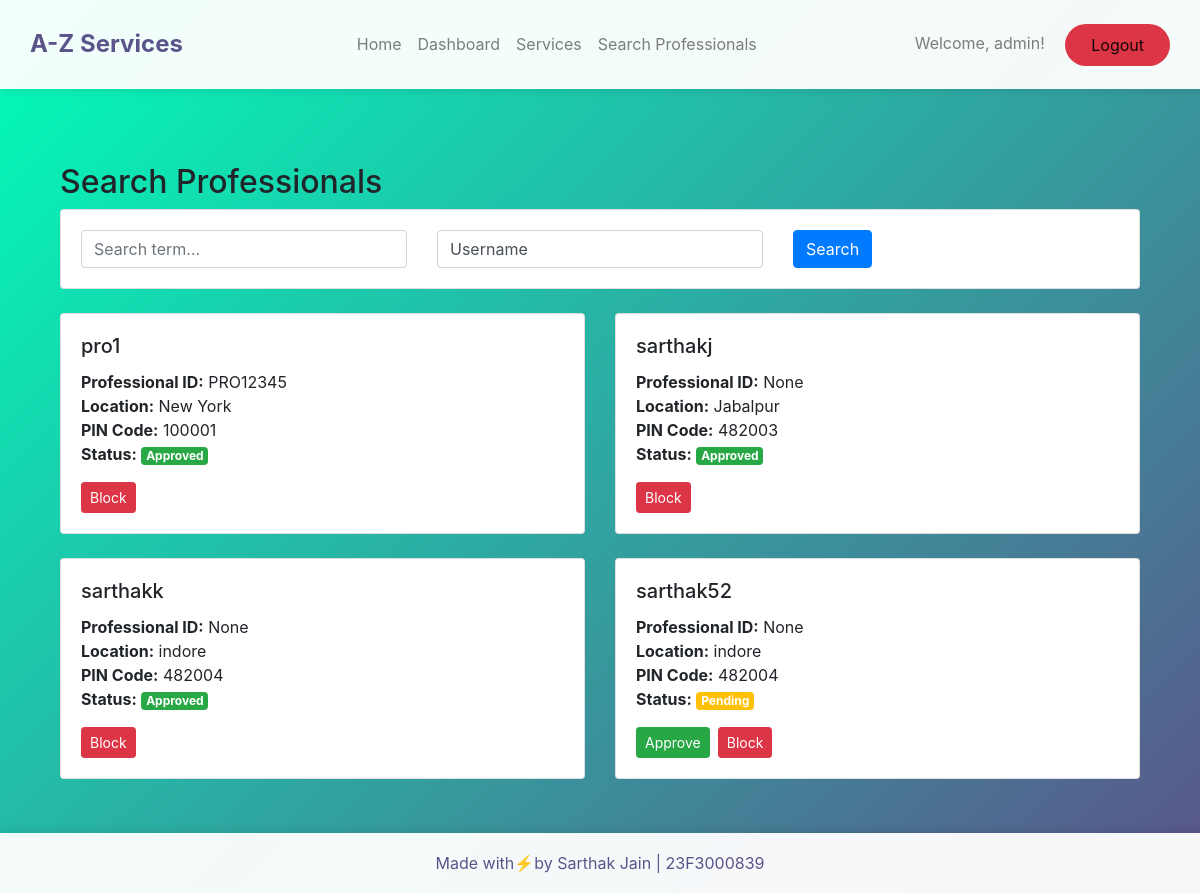
Before: /admin/search_professionals (signed in) with the older database file.
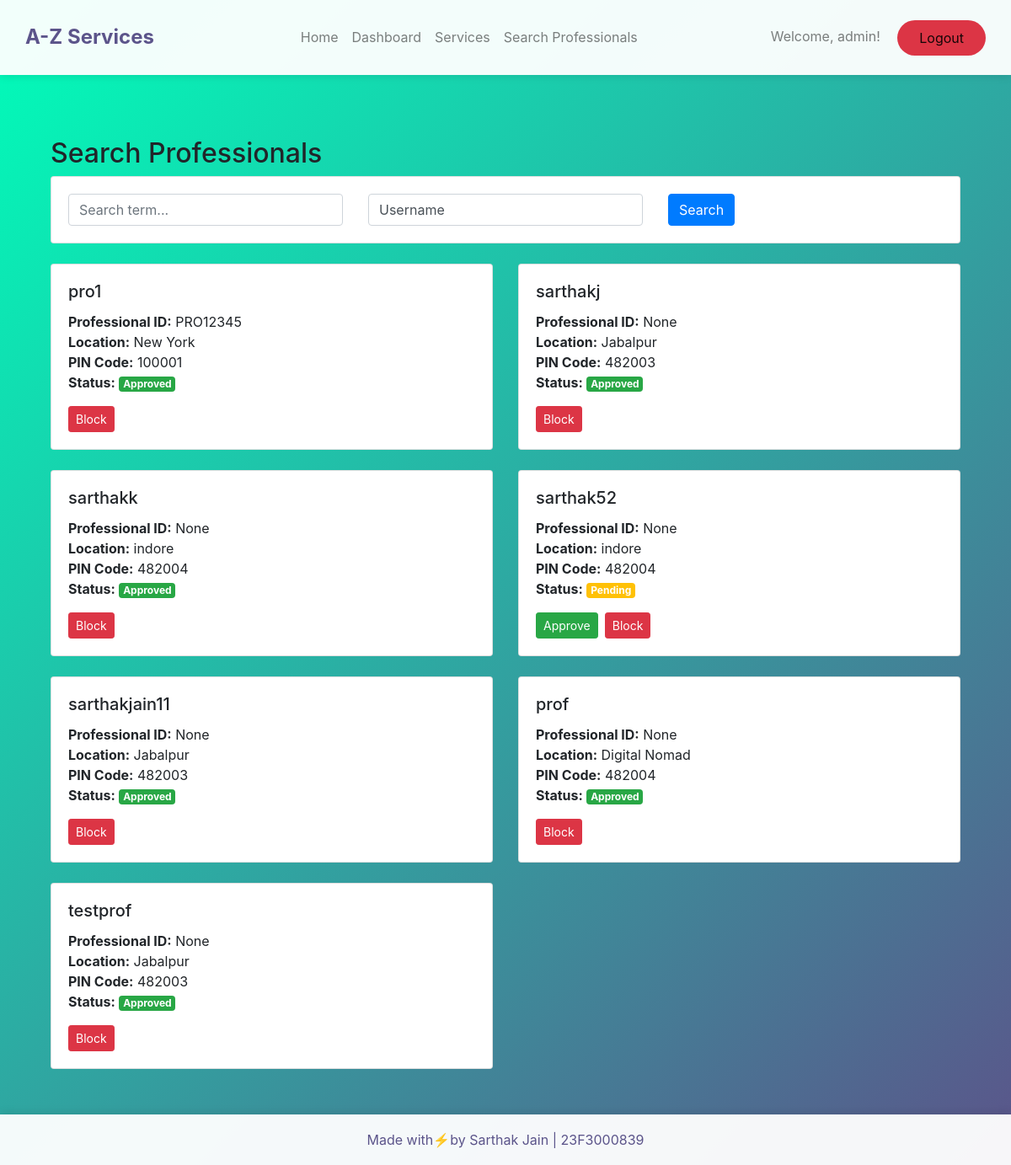
After: the same page with the newer database file.
### app/models.py (models this page shows, shortened)
class User(UserMixin, db.Model):
    __tablename__ = 'user'
    id = db.Column(db.Integer, primary_key=True)
    username = db.Column(db.String(80), unique=True, nullable=False)
    password = db.Column(db.String(120), nullable=False)
    role = db.Column(db.String(20), nullable=False)  # 'admin', 'professional', 'customer'
    is_approved = db.Column(db.Boolean, default=False)
    is_blocked = db.Column(db.Boolean, default=False)
    average_rating = db.Column(db.Float, default=0.0)
    location = db.Column(db.String(100))
    pincode = db.Column(db.String(6))
    professional_id = db.Column(db.String(8), unique=True)  # For format PRO12345
    service_requests_made = db.relationship('ServiceRequest',
                                          foreign_keys='ServiceRequest.customer_id',
                                          backref='customer')
    service_requests_received = db.relationship('ServiceRequest',
                                              foreign_keys='ServiceRequest.professional_id',
                                              backref='professional')
    reviews_given = db.relationship('Review',
                                  foreign_keys='Review.customer_id',
                                  backref='reviewer')
    reviews_received = db.relationship('Review',
                                     foreign_keys='Review.professional_id',
                                     backref='reviewed_professional')

### app/views/admin.py (the view)
@admin_bp.route('/search_professionals', methods=['GET', 'POST'])
@admin_required
def search_professionals():
    from app.forms import ProfessionalSearchForm
    form = ProfessionalSearchForm()
    if form.validate_on_submit():
        search_term = form.search_term.data
        search_type = form.search_type.data
        query = User.query.filter_by(role='professional')
        if search_term:
            if search_type == 'username':
                query = query.filter(User.username.ilike(f'%{search_term}%'))
            elif search_type == 'professional_id':
                query = query.filter(User.professional_id.ilike(f'%{search_term}%'))
            elif search_type == 'location':
                query = query.filter(User.location.ilike(f'%{search_term}%'))
            elif search_type == 'pincode':
                query = query.filter(User.pincode == search_term)
        professionals = query.all()
    else:
        professionals = User.query.filter_by(role='professional').all()
    return render_template('admin/search_professionals.html',
                         form=form,
                         professionals=professionals)

### app/forms.py
class ProfessionalSearchForm(FlaskForm):
    search_term = StringField('Search', validators=[Optional()])
    search_type = SelectField('Search By',
                            choices=[
                                ('username', 'Username'),
                                ('professional_id', 'Professional ID'),
                                ('location', 'Location'),
                                ('pincode', 'PIN Code')
                            ])
    submit = SubmitField('Search')

### app/__init__.py (called while the page is built)
def create_app(config_class=Config):
    app = Flask(__name__)
    app.config.from_object(config_class)
    db.init_app(app)
    migrate.init_app(app, db)
    login_manager.init_app(app)
    login_manager.login_view = 'main.login'
    from .models import User
    @login_manager.user_loader
    def load_user(user_id):
        return User.query.get(int(user_id))
    from .views.admin import admin_bp
    from .views.customer import customer_bp
    from .views.professional import professional_bp
    from .routes import main_bp
    app.register_blueprint(admin_bp, url_prefix='/admin')
    app.register_blueprint(customer_bp, url_prefix='/customer')
    app.register_blueprint(professional_bp, url_prefix='/professional')
    app.register_blueprint(main_bp)
    with app.app_context():
        db.create_all()
    return app

### app/views/admin.py (called while the page is built)
def admin_required(f):
    @wraps(f)
    @login_required
    def decorated_function(*args, **kwargs):
        if not current_user.role == 'admin':
            flash('You must be an admin to access this page.', 'danger')
            return redirect(url_for('main.index'))
        return f(*args, **kwargs)
    return decorated_function

### app/templates/admin/search_professionals.html (shortened to what this page needs)
{% extends "layout.html" %}
{% block content %}
<div class="container mt-4">
    <h2>Search Professionals</h2>
    <div class="card mb-4">
        <div class="card-body">
            <form method="GET" class="row g-3">
                <div class="col-md-4">
                    {{ form.search_term(class="form-control", placeholder="Search term...") }}
                </div>
                <div class="col-md-4">
                    {{ form.search_type(class="form-control") }}
                </div>
                <div class="col-md-4">
                    {{ form.submit(class="btn btn-primary") }}
                </div>
            </form>
        </div>
    </div>
    <div class="row">
        {% for professional in professionals %}
        <div class="col-md-6 mb-4">
            <div class="card">
                <div class="card-body">
                    <h5 class="card-title">{{ professional.username }}</h5>
                    <p class="card-text">
                        <strong>Professional ID:</strong> {{ professional.professional_id }}<br>
                        <strong>Location:</strong> {{ professional.location }}<br>
                        <strong>PIN Code:</strong> {{ professional.pincode }}<br>
                        <strong>Status:</strong>
                        {% if professional.is_approved %}
                            <span class="badge bg-success">Approved</span>
                        {% else %}
                            <span class="badge bg-warning">Pending</span>
                        {% endif %}
                    </p>
                    <div class="d-flex gap-2">
                        {% if not professional.is_approved %}
                        <form action="{{ url_for('admin.approve_professional', user_id=professional.id) }}"
                              method="POST" class="d-inline">
                            <button type="submit" class="btn btn-success btn-sm">
                                Approve
                            </button>
                        </form>
                        {% endif %}
                        <form action="{{ url_for('admin.block_professional', user_id=professional.id) }}"
                              method="POST" class="d-inline">
                            <button type="submit" class="btn btn-danger btn-sm">
                                {{ 'Unblock' if professional.is_blocked else 'Block' }}
                            </button>
                        </form>
                    </div>
                </div>
            </div>
        </div>
        {% endfor %}
    </div>
</div>
{% endblock %}

### app/templates/layout.html (shortened to what this page needs)
<!DOCTYPE html>
<html lang="en">
<head>
    <link href="https://cdn.jsdelivr.net/npm/bootstrap@5.3.2/dist/css/bootstrap.min.css" rel="stylesheet">
    <link rel="stylesheet" href="https://stackpath.bootstrapcdn.com/bootstrap/4.5.2/css/bootstrap.min.css">
</head>
<body>
    <nav class="navbar navbar-expand-lg navbar-light d-flex justify-content-between">
        <div>
        <a class="navbar-brand" href="{{ url_for('main.index') }}">A-Z Services</a>
        </div>
            <ul class="navbar-nav">
                <li class="nav-item">
                    <a class="nav-link" href="{{ url_for('main.index') }}">Home</a>
                </li>
                {% if current_user.is_authenticated %}
                    <li class="nav-item">
                        {% if current_user.role == 'customer' %}
                            <a class="nav-link" href="{{ url_for('customer.dashboard') }}">Dashboard</a>
                        {% elif current_user.role == 'professional' %}
                            <a class="nav-link" href="{{ url_for('professional.dashboard') }}">Dashboard</a>
                        {% elif current_user.role == 'admin' %}
                            <a class="nav-link" href="{{ url_for('admin.dashboard') }}">Dashboard</a>
                        {% endif %}
                    </li>
                {% endif %}
                {% if current_user.role=="admin" %}
                <li class="nav-item">
                    <a class="nav-link" href="{{ url_for('admin.manage_services') }}">Services</a>
                </li>
                {% endif %}
                {% if current_user.role=="admin" %}
                <li class="nav-item">
                    <a class="nav-link" href="{{ url_for('admin.search_professionals') }}">Search Professionals</a>
                </li>
                {% endif %}
            </ul>
            <div class="navbar-text">
                {% if current_user.is_authenticated %}
                    <span class="navbar-text mr-3">Welcome, {{ current_user.username }}!</span>
                    <a class="btn btn-logout" href="{{ url_for('main.logout') }}">Logout</a>
                {% else %}
                    <a class="btn btn-login" href="{{ url_for('main.login') }}">Login</a>
                    <a class="btn btn-register" href="{{ url_for('main.register') }}">Register</a>
                {% endif %}
            </div>
    </nav>
    <div class="page-wrapper">
        <div class="container">
            {% block content %}{% endblock %}
        </div>
    </div>
    <footer class="footer">
        <p class="mb-0">Made with⚡by Sarthak Jain | 23F3000839</p>
    </footer>
</body>
</html>

### app/templates/layout.html (style rules this page uses)
body { background: linear-gradient(135deg, #00feba, #5b548a); min-height: 100vh; padding-bottom: 60px; position: relative; }
.navbar { padding: 15px 30px; background: rgba(255, 255, 255, 0.95) !important; box-shadow: 0 2px 10px rgba(0,0,0,0.1); }
.navbar-brand { font-weight: bold; font-size: 24px; color: #5b548a !important; }
.page-wrapper { padding-top: 50px; padding-bottom: 30px; }
.btn-logout { background: #dc3545; color: white; padding: 8px 25px; border-radius: 25px; }
.footer { position: absolute; bottom: 0; width: 100%; height: 60px; background: rgba(255, 255, 255, 0.95); display: flex; align-items: center; justify-content: center; color: #5b548a; box-shadow: 0 -2px 10px rgba(0,0,0,0.1); }

Changed rows visible on the page:
added User: username "sarthakjain11", professional_id "None", location "Jabalpur", pincode "482003", is_approved "Approved", is_blocked "Block"
added User: username "prof", professional_id "None", location "Digital Nomad", pincode "482004", is_approved "Approved", is_blocked "Block"
added User: username "testprof", professional_id "None", location "Jabalpur", pincode "482003", is_approved "Approved", is_blocked "Block"
